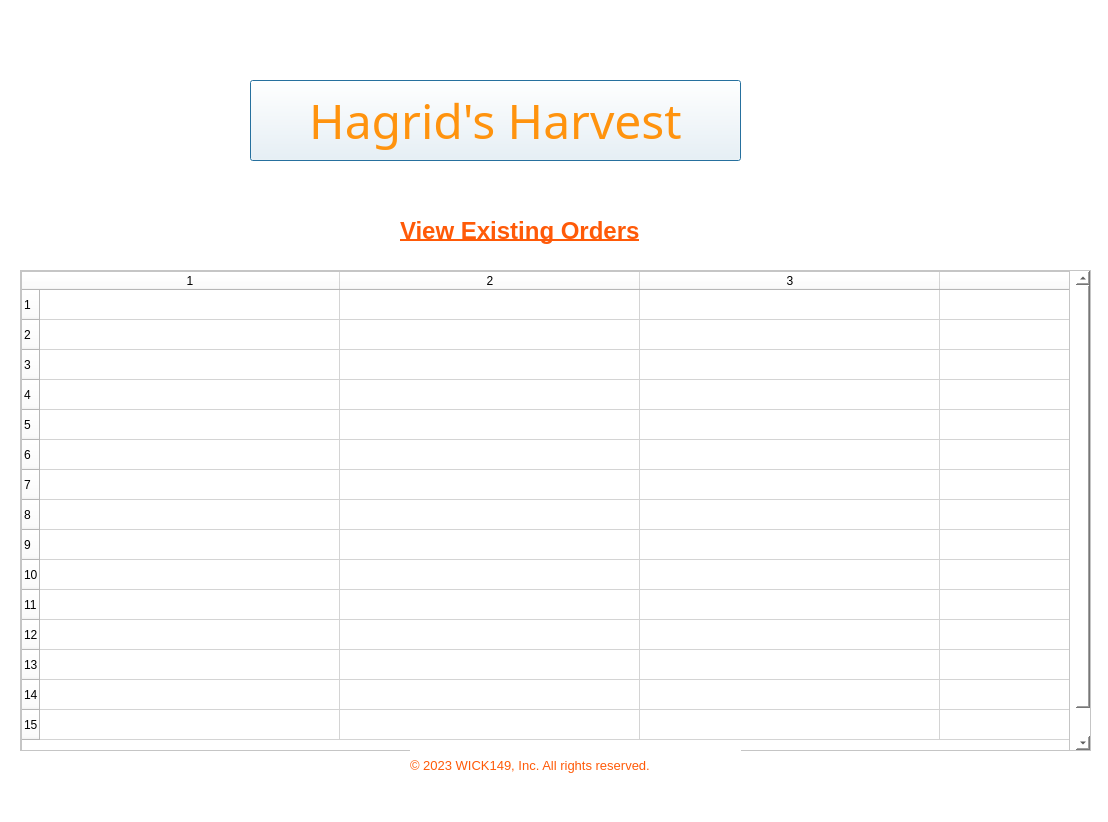
<?xml version="1.0" encoding="UTF-8"?>
<ui version="4.0">
 <class>Dialog</class>
 <widget class="QDialog" name="Dialog">
  <property name="geometry">
   <rect>
    <x>0</x>
    <y>0</y>
    <width>1108</width>
    <height>822</height>
   </rect>
  </property>
  <property name="windowTitle">
   <string>Edit Order Window</string>
  </property>
  <property name="styleSheet">
   <string notr="true">background-color: rgb(255, 255, 255);</string>
  </property>
  <widget class="QLabel" name="label">
   <property name="geometry">
    <rect>
     <x>400</x>
     <y>190</y>
     <width>321</width>
     <height>81</height>
    </rect>
   </property>
   <property name="palette">
    <palette>
     <active>
      <colorrole role="WindowText">
       <brush brushstyle="SolidPattern">
        <color alpha="255">
         <red>255</red>
         <green>90</green>
         <blue>8</blue>
        </color>
       </brush>
      </colorrole>
      <colorrole role="Button">
       <brush brushstyle="SolidPattern">
        <color alpha="255">
         <red>255</red>
         <green>255</green>
         <blue>255</blue>
        </color>
       </brush>
      </colorrole>
      <colorrole role="Base">
       <brush brushstyle="SolidPattern">
        <color alpha="255">
         <red>255</red>
         <green>255</green>
         <blue>255</blue>
        </color>
       </brush>
      </colorrole>
      <colorrole role="Window">
       <brush brushstyle="SolidPattern">
        <color alpha="255">
         <red>255</red>
         <green>255</green>
         <blue>255</blue>
        </color>
       </brush>
      </colorrole>
     </active>
     <inactive>
      <colorrole role="WindowText">
       <brush brushstyle="SolidPattern">
        <color alpha="255">
         <red>255</red>
         <green>90</green>
         <blue>8</blue>
        </color>
       </brush>
      </colorrole>
      <colorrole role="Button">
       <brush brushstyle="SolidPattern">
        <color alpha="255">
         <red>255</red>
         <green>255</green>
         <blue>255</blue>
        </color>
       </brush>
      </colorrole>
      <colorrole role="Base">
       <brush brushstyle="SolidPattern">
        <color alpha="255">
         <red>255</red>
         <green>255</green>
         <blue>255</blue>
        </color>
       </brush>
      </colorrole>
      <colorrole role="Window">
       <brush brushstyle="SolidPattern">
        <color alpha="255">
         <red>255</red>
         <green>255</green>
         <blue>255</blue>
        </color>
       </brush>
      </colorrole>
     </inactive>
     <disabled>
      <colorrole role="WindowText">
       <brush brushstyle="SolidPattern">
        <color alpha="255">
         <red>120</red>
         <green>120</green>
         <blue>120</blue>
        </color>
       </brush>
      </colorrole>
      <colorrole role="Button">
       <brush brushstyle="SolidPattern">
        <color alpha="255">
         <red>255</red>
         <green>255</green>
         <blue>255</blue>
        </color>
       </brush>
      </colorrole>
      <colorrole role="Base">
       <brush brushstyle="SolidPattern">
        <color alpha="255">
         <red>255</red>
         <green>255</green>
         <blue>255</blue>
        </color>
       </brush>
      </colorrole>
      <colorrole role="Window">
       <brush brushstyle="SolidPattern">
        <color alpha="255">
         <red>255</red>
         <green>255</green>
         <blue>255</blue>
        </color>
       </brush>
      </colorrole>
     </disabled>
    </palette>
   </property>
   <property name="font">
    <font>
     <pointsize>18</pointsize>
     <weight>75</weight>
     <bold>true</bold>
     <underline>true</underline>
    </font>
   </property>
   <property name="autoFillBackground">
    <bool>false</bool>
   </property>
   <property name="text">
    <string>View Existing Orders</string>
   </property>
  </widget>
  <widget class="QScrollArea" name="scrollArea">
   <property name="geometry">
    <rect>
     <x>20</x>
     <y>270</y>
     <width>1071</width>
     <height>481</height>
    </rect>
   </property>
   <widget class="QTableWidget" name="display_table">
    <property name="geometry">
     <rect>
      <x>0</x>
      <y>0</y>
      <width>1049</width>
      <height>510</height>
     </rect>
    </property>
    <property name="layoutDirection">
     <enum>Qt::LeftToRight</enum>
    </property>
    <property name="autoFillBackground">
     <bool>true</bool>
    </property>
    <property name="showGrid">
     <bool>true</bool>
    </property>
    <property name="rowCount">
     <number>15</number>
    </property>
    <property name="columnCount">
     <number>4</number>
    </property>
    <attribute name="horizontalHeaderDefaultSectionSize">
     <number>300</number>
    </attribute>
    <attribute name="horizontalHeaderMinimumSectionSize">
     <number>49</number>
    </attribute>
    <row/>
    <row/>
    <row/>
    <row/>
    <row/>
    <row/>
    <row/>
    <row/>
    <row/>
    <row/>
    <row/>
    <row/>
    <row/>
    <row/>
    <row/>
    <column/>
    <column/>
    <column/>
    <column/>
   </widget>
  </widget>
  <widget class="QLabel" name="label_4">
   <property name="geometry">
    <rect>
     <x>410</x>
     <y>750</y>
     <width>331</width>
     <height>31</height>
    </rect>
   </property>
   <property name="palette">
    <palette>
     <active>
      <colorrole role="WindowText">
       <brush brushstyle="SolidPattern">
        <color alpha="255">
         <red>255</red>
         <green>90</green>
         <blue>8</blue>
        </color>
       </brush>
      </colorrole>
      <colorrole role="Button">
       <brush brushstyle="SolidPattern">
        <color alpha="255">
         <red>255</red>
         <green>255</green>
         <blue>255</blue>
        </color>
       </brush>
      </colorrole>
      <colorrole role="Base">
       <brush brushstyle="SolidPattern">
        <color alpha="255">
         <red>255</red>
         <green>255</green>
         <blue>255</blue>
        </color>
       </brush>
      </colorrole>
      <colorrole role="Window">
       <brush brushstyle="SolidPattern">
        <color alpha="255">
         <red>255</red>
         <green>255</green>
         <blue>255</blue>
        </color>
       </brush>
      </colorrole>
     </active>
     <inactive>
      <colorrole role="WindowText">
       <brush brushstyle="SolidPattern">
        <color alpha="255">
         <red>255</red>
         <green>90</green>
         <blue>8</blue>
        </color>
       </brush>
      </colorrole>
      <colorrole role="Button">
       <brush brushstyle="SolidPattern">
        <color alpha="255">
         <red>255</red>
         <green>255</green>
         <blue>255</blue>
        </color>
       </brush>
      </colorrole>
      <colorrole role="Base">
       <brush brushstyle="SolidPattern">
        <color alpha="255">
         <red>255</red>
         <green>255</green>
         <blue>255</blue>
        </color>
       </brush>
      </colorrole>
      <colorrole role="Window">
       <brush brushstyle="SolidPattern">
        <color alpha="255">
         <red>255</red>
         <green>255</green>
         <blue>255</blue>
        </color>
       </brush>
      </colorrole>
     </inactive>
     <disabled>
      <colorrole role="WindowText">
       <brush brushstyle="SolidPattern">
        <color alpha="255">
         <red>120</red>
         <green>120</green>
         <blue>120</blue>
        </color>
       </brush>
      </colorrole>
      <colorrole role="Button">
       <brush brushstyle="SolidPattern">
        <color alpha="255">
         <red>255</red>
         <green>255</green>
         <blue>255</blue>
        </color>
       </brush>
      </colorrole>
      <colorrole role="Base">
       <brush brushstyle="SolidPattern">
        <color alpha="255">
         <red>255</red>
         <green>255</green>
         <blue>255</blue>
        </color>
       </brush>
      </colorrole>
      <colorrole role="Window">
       <brush brushstyle="SolidPattern">
        <color alpha="255">
         <red>255</red>
         <green>255</green>
         <blue>255</blue>
        </color>
       </brush>
      </colorrole>
     </disabled>
    </palette>
   </property>
   <property name="font">
    <font>
     <pointsize>10</pointsize>
     <weight>50</weight>
     <bold>false</bold>
     <underline>false</underline>
    </font>
   </property>
   <property name="text">
    <string>© 2023 WICK149, Inc. All rights reserved.</string>
   </property>
  </widget>
  <widget class="QFrame" name="frame_9">
   <property name="geometry">
    <rect>
     <x>30</x>
     <y>20</y>
     <width>211</width>
     <height>211</height>
    </rect>
   </property>
   <property name="styleSheet">
    <string notr="true">background-image: url(icon_Small1.png);
border-radius: 105px</string>
   </property>
   <property name="frameShape">
    <enum>QFrame::StyledPanel</enum>
   </property>
   <property name="frameShadow">
    <enum>QFrame::Raised</enum>
   </property>
  </widget>
  <widget class="QPushButton" name="pushButton">
   <property name="geometry">
    <rect>
     <x>250</x>
     <y>80</y>
     <width>491</width>
     <height>81</height>
    </rect>
   </property>
   <property name="font">
    <font>
     <family>Forte</family>
     <pointsize>36</pointsize>
    </font>
   </property>
   <property name="styleSheet">
    <string notr="true">color: rgb(255, 147, 14);</string>
   </property>
   <property name="text">
    <string>Hagrid's Harvest</string>
   </property>
  </widget>
 </widget>
 <resources>
  <include location="../Designing/images/test.qrc"/>
 </resources>
 <connections/>
</ui>
